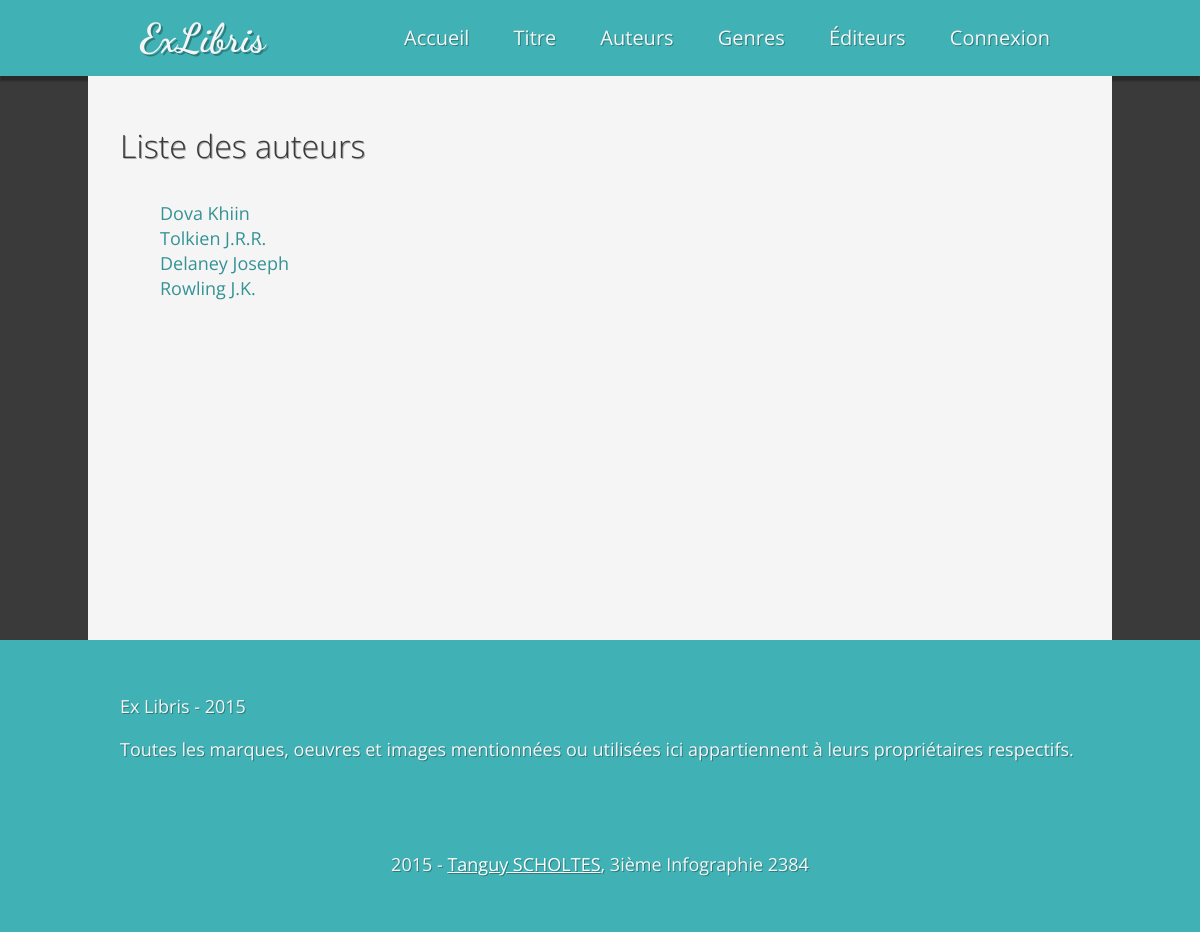
Page /?a=index&m=author on the committed database.
### tables this page shows
CREATE TABLE IF NOT EXISTS `authors` (
  `id` int(10) unsigned NOT NULL AUTO_INCREMENT,
  `name` varchar(255) NOT NULL,
  `first_name` varchar(255) NOT NULL,
  `slug` varchar(255) NOT NULL,
  `photo` varchar(255) DEFAULT NULL,
  `datebirth` date DEFAULT NULL,
  `datedeath` date DEFAULT NULL,
  `bio` text,
  `created_at` timestamp NOT NULL DEFAULT CURRENT_TIMESTAMP,
  `updated_at` timestamp NOT NULL DEFAULT CURRENT_TIMESTAMP,
  PRIMARY KEY (`id`)
);

### index.php (called while the page is built, shortened)
<?php
	include(CONFIG_DIR.'database.php');
	$controller = new $controllerName;
	$data = call_user_func([$controller, $a]);
	include(VIEW_DIR.'layout.php');

### config/database.php (called while the page is built, shortened)
<?php
	$options = [
		PDO::ATTR_DEFAULT_FETCH_MODE => PDO::FETCH_ASSOC,
		PDO::ATTR_ERRMODE            => PDO::ERRMODE_EXCEPTION
	];

### models/model.php (called while the page is built, shortened)
<?php
class Model
{
	protected $cx = null;
	private $table = '';
	function __construct($table)
	{
		global $options;
		$this->table = $table;
		try
		{
			$this->cx = new \PDO(DSN, USERNAME, PASSWORD, $options);
			$this->cx -> query('SET CHARACTER SET UTF8');
			$this->cx -> query('SET NAMES UTF8');
		}
		catch(\PDOException $e)
		{
			die($e -> getMessage());
		}
	}
	function all()
	{
		$sql = 'SELECT * from %s';
		return $this->cx -> query(sprintf($sql, $this->table));
	}
}

### models/author.php (called while the page is built, shortened)
<?php
class Author extends Model
{
	private $table = 'authors';
	function __construct(){
		parent::__construct($this->table);
	}
}

### controller/authorController.php (called while the page is built, shortened)
<?php
class AuthorController extends BaseController
{
	function index()
	{
		$author = new \Models\Author;
		$data = $author->all();
		$view = 'authorIndex.php';
		return [
			'view' => $view,
			'data' => $data
			];
	}
}

### views/authorIndex.php (the view, shortened to what this page needs)
<h1 class="content-title">Liste des auteurs</h1>
<ul class="content-list">
	<?php foreach ($data['data'] as $author): ?>
		<li class="content-list-item">
			<a class="content-list-link" href="?a=show&m=author&author_id=<?php echo $author['id'] ?>"><?php echo $author['name'] ?> <?php echo $author['first_name'] ?></a>
		</li>
	<?php endforeach ?>
</ul>

### css/styles.css (style rules this page uses)
html { font-size:100%;-ms-text-size-adjust:100%;-webkit-text-size-adjust:100% }
html,button,input,select,textarea { font-family:sans-serif }
body { margin:0 }
h1 { font-size:2em;margin:0.67em 0 }
dl,menu,ol,ul { margin:1em 0 }
menu,ol,ul { padding:0 0 0 40px }
html,button,input,select,textarea { color:#222 }
html { font-size:1em;line-height:1.4 }
html { background-color:#3a3a3a;width:100% }
body { width:100%;font-family:'Open Sans',sans-serif }
.content-title { margin:0 0 1em 0;padding-top:0.5em;text-shadow:1px 1px 0 rgba(0,0,0,0.3);font-weight:200 }
.content-list { list-style-type:none }
.content-list-link { font-size:1.125em;color:#349294;text-decoration:none }

### rows in the picture
authors: name "Dova", first_name "Khiin"
authors: name "Tolkien", first_name "J.R.R."
authors: name "Delaney", first_name "Joseph"
authors: name "Rowling", first_name "J.K."
